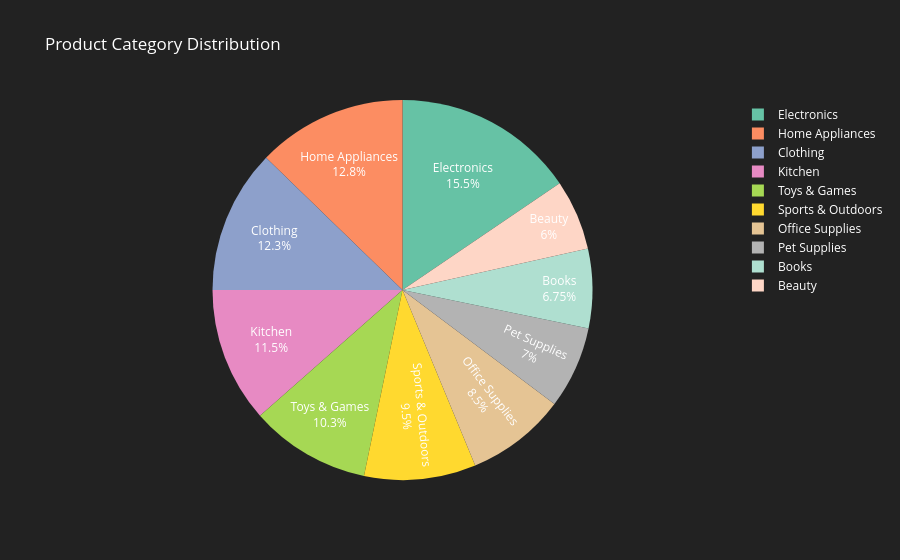

The notebook cell saved with this chart:
### Markdown cell above
### Create pie chart for category distribution

### Code cell
category_counts = df_products['category'].value_counts().sort_index()
fig_pie = px.pie(
    values=category_counts.values,
    names=category_counts.index,
    title='Product Category Distribution',
    color_discrete_sequence=px.colors.qualitative.Set2
    )
fig_pie.update_traces(textinfo='percent+label', textfont_color='white')
fig_pie.update_layout(
    plot_bgcolor='#222',
    paper_bgcolor='#222',
    font_color='white',
    title_font_color='white',
    legend_font_color='white',
    xaxis=dict(tickfont=dict(color='white')),
    yaxis=dict(tickfont=dict(color='white'))
    )
fig_pie.show()

### Figure 1 — Plotly figure (JSON) as saved in the notebook; plotly's stock layout.template omitted (floating-point values rounded to 4 significant figures)
{"data": [{"domain": {"x": [0, 1], "y": [0, 1]}, "hovertemplate": "label=%{label}<br>value=%{value}<extra></extra>", "labels": ["Beauty", "Books", "Clothing", "Electronics", "Home Appliances", "Kitchen", "Office Supplies", "Pet Supplies", "Sports & Outdoors", "Toys & Games"], "legendgroup": "", "name": "", "showlegend": true, "textfont": {"color": "white"}, "textinfo": "percent+label", "type": "pie", "values": [24, 27, 49, 62, 51, 46, 34, 28, 38, 41]}], "layout": {"font": {"color": "white"}, "legend": {"font": {"color": "white"}, "tracegroupgap": 0}, "paper_bgcolor": "#222", "piecolorway": ["rgb(102,194,165)", "rgb(252,141,98)", "rgb(141,160,203)", "rgb(231,138,195)", "rgb(166,216,84)", "rgb(255,217,47)", "rgb(229,196,148)", "rgb(179,179,179)"], "plot_bgcolor": "#222", "title": {"font": {"color": "white"}, "text": "Product Category Distribution"}, "xaxis": {"tickfont": {"color": "white"}}, "yaxis": {"tickfont": {"color": "white"}}}}
